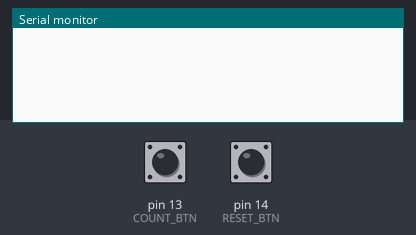
The sketch below on a simulated Arduino Uno, built with avr-gcc and run on an emulated ATmega328P. On the bench: the last lines printed to the serial monitor. The inputs (shaded band) are chosen by the test bench; at power-on: pin 13 (COUNT_BTN) HIGH, pin 14 (RESET_BTN) HIGH.

Above: at 1.2 s.
1.3 s: pin 13 (COUNT_BTN) pulled LOW for 0.15 s
At 1.7 s:
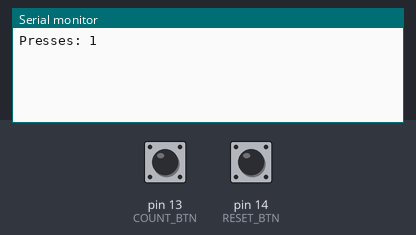
2.9 s: pin 14 (RESET_BTN) pulled LOW for 0.15 s
At 4.2 s:
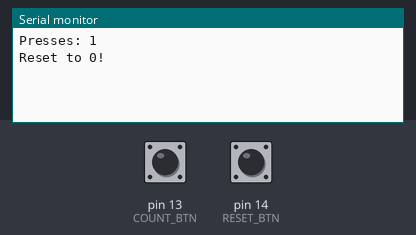

Measured:
- after the input at 1.3 s, the serial monitor: prints a new line at once (image 1)
- after the input at 2.9 s, the serial monitor: prints a new line at once (image 2)

The sketch:

L03_Counter.ino
```cpp
// Lesson 3: Count button presses
// Count button on 13, reset button on 14 (both to GND).

const int COUNT_BTN = 13;
const int RESET_BTN = 14;

int count = 0;
bool wasPressed = false;

void setup() {
  Serial.begin(115200);
  pinMode(COUNT_BTN, INPUT_PULLUP);
  pinMode(RESET_BTN, INPUT_PULLUP);
}

void loop() {
  bool pressed = digitalRead(COUNT_BTN) == LOW;

  if (pressed && !wasPressed) {
    count = count + 1;
    Serial.print("Presses: ");
    Serial.println(count);
  }
  wasPressed = pressed;

  if (digitalRead(RESET_BTN) == LOW) {
    count = 0;
    Serial.println("Reset to 0!");
    delay(300);
  }

  delay(20);
}
```
